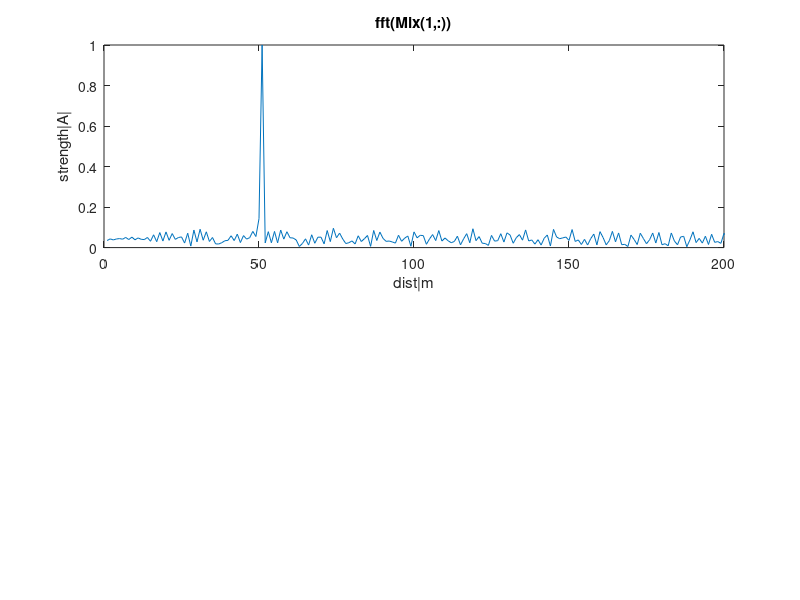
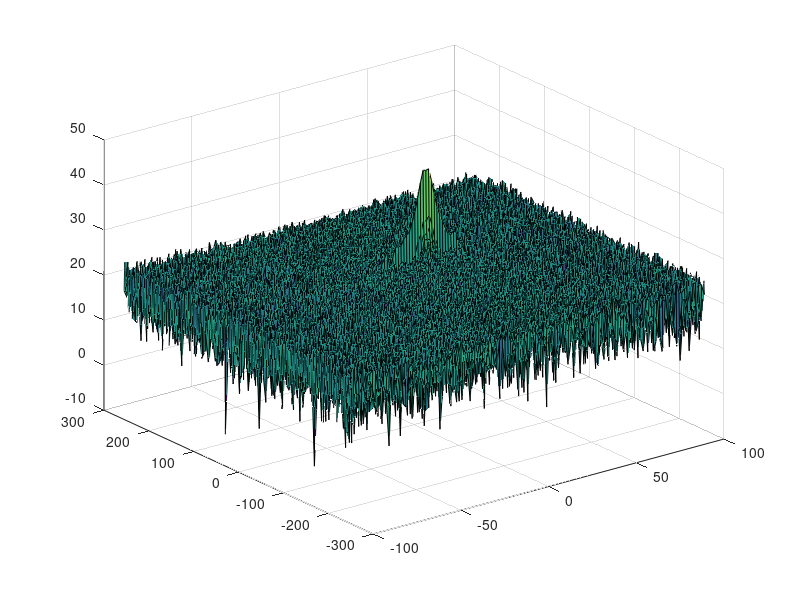
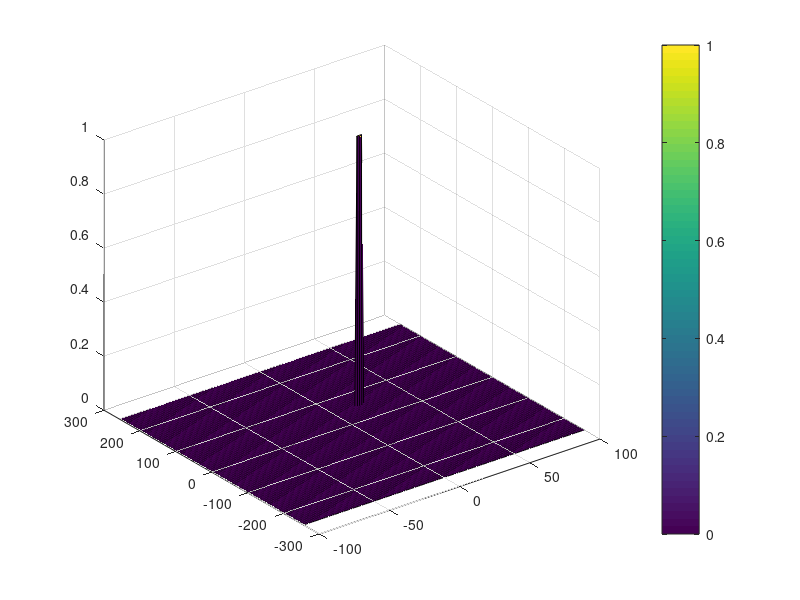

The MATLAB source for these figures, in order:
clear all
clc;

%% Radar Specifications 
%%%%%%%%%%%%%%%%%%%%%%%%%%%
% Frequency of operation = 77GHz
% Max Range = 200m
% Range Resolution = 1 m
% Max Velocity = 100 m/s
%%%%%%%%%%%%%%%%%%%%%%%%%%%
radar_max_range = 200;
radar_range_res = 1;

%speed of light = 3e8
c = 3e8;
%% User Defined Range and Velocity of target
% *%TODO* :
% define the target's initial position and velocity. Note : Velocity
% remains contant
target_range = 50
target_speed = 20

%% FMCW Waveform Generation

% *%TODO* :
%Design the FMCW waveform by giving the specs of each of its parameters.
% Calculate the Bandwidth (B), Chirp Time (Tchirp) and Slope (slope) of the FMCW
% chirp using the requirements above.

% Find the Bsweep of chirp for 1 m resolution
B = c / ( 2 * radar_range_res );
% Calculate the chirp time based on the Radar's Max Range
Tchirp = 5.5 * ( 2 * radar_max_range ) / c;
% slope of the chirp signal
slope = B / Tchirp;


%Operating carrier frequency of Radar 
fc = 77e9;             %carrier freq

                                                          
%The number of chirps in one sequence. Its ideal to have 2^ value for the ease of running the FFT
%for Doppler Estimation. 
Nd = 128;                   % #of doppler cells OR #of sent periods % number of chirps

%The number of samples on each chirp. 
Nr = 1024;                  %for length of time OR # of range cells

% Timestamp for running the displacement scenario for every sample on each
% chirp
t = linspace(0, Nd*Tchirp, Nr*Nd); %total time for samples


%Creating the vectors for Tx, Rx and Mix based on the total samples input.
Tx  = zeros(1,length(t)); %transmitted signal
Rx  = zeros(1,length(t)); %received signal
Mix = zeros(1,length(t)); %beat signal
% Mix2 = zeros(1,length(t)); %beat signal

%Similar vectors for range_covered and time delay.
r_t = zeros(1,length(t));
td  = zeros(1,length(t));


%% Signal generation and Moving Target simulation
% Running the radar scenario over the time. 

for i=1:length(t)         
    % *%TODO* :
    %For each time stamp update the Range of the Target for constant velocity. 
    r_t(i) = target_range + target_speed * t(i);
    
    % *%TODO* :
    %For each time sample we need update the transmitted and
    %received signal. 
    tm = t(i); %t(1 + mod(i-1, Nr));
    td(i) = tm - 2 * r_t(i) / c;
    Tx(i) = cos(2 * pi * ( fc * t(i) + slope*t(i)*t(i) / 2 ));
    Rx(i) = cos(2 * pi * ( fc * td(i) + slope*td(i)*td(i) / 2 ));

    % *%TODO* :
    %Now by mixing the Transmit and Receive generate the beat signal
    %This is done by element wise matrix multiplication of Transmit and
    %Receiver Signal
    Mix(i) = Tx(i) * Rx(i);
%     Mix(i) = cos( 2 * pi * ( 2 * slope * r_t(i) / c * tm + 2 * fc * target_speed/c * tm ) );
end


%% RANGE MEASUREMENT

 % *%TODO* :
%reshape the vector into Nr*Nd array. Nr and Nd here would also define the size of
%Range and Doppler FFT respectively.
Mix_2D = transpose( reshape(Mix, Nr, Nd) );

 % *%TODO* :
%run the FFT on the beat signal along the range bins dimension (Nr) and
%normalize.
signal_fft = fft( Mix_2D( 1, : ), Nr );
signal_fft = signal_fft / max( signal_fft );

 % *%TODO* :
% Take the absolute value of FFT output
P2 = abs( signal_fft );

 % *%TODO* :
% Output of FFT is double sided signal, but we are interested in only one side of the spectrum.
% Hence we throw out half of the samples.
P1 = P2( 1 : Nr / 2 - 1 );

%plotting the range
figure ('Name','Range from First FFT')
subplot(2,1,1)

 % *%TODO* :
 % plot FFT output 
ff = (1:(Nr/2)-1) * c / ( 2 * B );
plot( ff, P1 )
title('fft(Mix(1,:))')
xlabel('dist|m')
ylabel('strength|A|')
axis ([0 200 0 1]);



%% RANGE DOPPLER RESPONSE
% The 2D FFT implementation is already provided here. This will run a 2DFFT
% on the mixed signal (beat signal) output and generate a range doppler
% map.You will implement CFAR on the generated RDM


% Range Doppler Map Generation.

% The output of the 2D FFT is an image that has reponse in the range and
% doppler FFT bins. So, it is important to convert the axis from bin sizes
% to range and doppler based on their Max values.

Mix=reshape(Mix,[Nr,Nd]);

% 2D FFT using the FFT size for both dimensions.
sig_fft2 = fft2(Mix,Nr,Nd);

% Taking just one side of signal from Range dimension.
sig_fft2 = sig_fft2(1:Nr/2,1:Nd);
sig_fft2 = fftshift (sig_fft2);
RDM = abs(sig_fft2);
RDM = 10*log10(RDM);

%use the surf function to plot the output of 2DFFT and to show axis in both
%dimensions
doppler_axis = linspace(-100,100,Nd);
range_axis = linspace(-200,200,Nr/2)*((Nr/2)/400);
figure,surf(doppler_axis,range_axis,RDM);

%% CFAR implementation

%Slide Window through the complete Range Doppler Map

% *%TODO* :
%Select the number of Training Cells in both the dimensions.
Tr = 4;
Td = 4;

% *%TODO* :
%Select the number of Guard Cells in both dimensions around the Cell under 
%test (CUT) for accurate estimation
Gr = 2;
Gd = 2;
Wr = 2 * (Tr + Gr) + 1;
Wd = 2 * (Td + Gd) + 1;

% *%TODO* :
% offset the threshold by SNR value in dB
offset=30;

% *%TODO* :
%Create a vector to store noise_level for each iteration on training cells
% REMARK: we already use the target size for noise and signal to get an
% array with the same size as our input (RDM).
Nr2 = Nr / 2;
noise_level = zeros(Nr2, Nd);
signal_cfar = zeros(Nr2, Nd);

% *%TODO* :
% Use RDM[x,y] as the matrix from the output of 2D FFT for implementing
% CFAR
%design a loop such that it slides the CUT across range doppler map by
%giving margins at the edges for Training and Guard Cells.
%For every iteration sum the signal level within all the training
%cells. To sum convert the value from logarithmic to linear using db2pow
%function. Average the summed values for all of the training
%cells used. After averaging convert it back to logarithimic using pow2db.
%Further add the offset to it to determine the threshold. Next, compare the
%signal under CUT with this threshold. If the CUT level > threshold assign
%it a value of 1, else equate it to 0.
for i = 1:(Nr2-Tr-Gr)
    % When addressing elements in our target matrix, we skip the first
    % elements, which are supposed to be '0'. They are in the matrix to get
    % a result with the same dimensions as the input.
    i_corr = i + Tr + Gr;
    for j = 1:(Nd-Td-Gd)
        j_corr = j + Td + Gd;
        % 2. - 5. Determine the noise threshold by measuring it within the training cells
        s1 = sum( sum( db2pow( RDM( i:i+Tr+Gr, j:j+Td+Gd ) ) ) );
        s2 = sum( sum( db2pow( RDM( i+Tr:i+Tr+Gr, j+Td:j+Td+Gd ) ) ) );
        threshold = pow2db( ( s1 - s2 ) / ( ( Tr + Gr ) * ( Td + Gd ) - Gr * Gd ) * offset );
        noise_level( i_corr, j_corr ) = threshold;

        % 6. Measuring the signal within the CUT
        signal = RDM( i_corr, j_corr );
        if (signal < threshold)
            signal = 0;
        else
            signal = 1;
        end

        % 8. Filter the signal above the threshold
        signal_cfar( i_corr, j_corr ) = signal;
    end
end




% *%TODO* :
% The process above will generate a thresholded block, which is smaller 
%than the Range Doppler Map as the CUT cannot be located at the edges of
%matrix. Hence,few cells will not be thresholded. To keep the map size same
% set those values to 0. 

% REMARK: already done above by creating a bigger block where the elements
% that are supposed to be set to 0 here, are simply skipped. This is why,
% I use the i_corr (i corrected) and j_corr (j corrected) indicies to
% assigned values to the array.








% *%TODO* :
%display the CFAR output using the Surf function like we did for Range
%Doppler Response output.
figure,surf(doppler_axis,range_axis,signal_cfar);
colorbar;


 
 